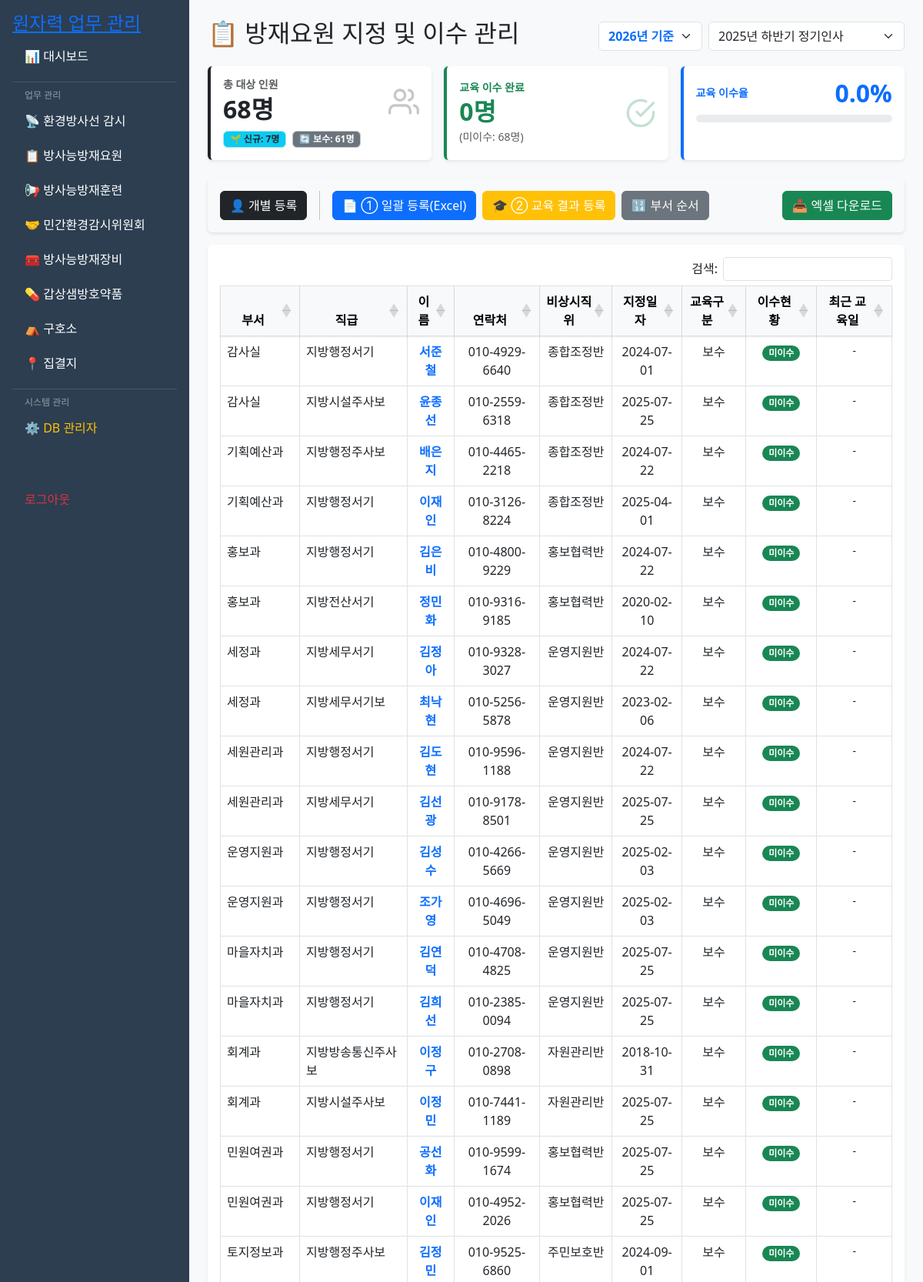
The page /personnel_list?set_id=2 (signed in, upper part) on the database its author committed.
### tables this page shows
CREATE TABLE personnel (
        id INTEGER PRIMARY KEY AUTOINCREMENT,
        set_id INTEGER,
        dept TEXT,              -- 부서
        name TEXT,              -- 이름
        position TEXT,          -- 직급
        emergency_role TEXT,    -- 비상시 직위 (종합조정반 등)
        phone TEXT,             -- 연락처
        target_type TEXT,       -- 교육대상 유형 (신규/보수 - 명단 등록 시점 기준)
        designation_date TEXT, email TEXT,  -- 방재요원 지정일자
        FOREIGN KEY(set_id) REFERENCES personnel_sets(id)
    );

### app.py (the view)
@app.route('/personnel_list')
@login_required
def personnel_list():
    conn = sqlite3.connect(DB_PATH)
    sets = conn.execute("SELECT id, set_name FROM personnel_sets ORDER BY id DESC").fetchall()
    conn.close()
    selected_set_id = request.args.get('set_id')
    if sets and not selected_set_id: selected_set_id = sets[0][0]
    current_year = datetime.now().year
    target_year = request.args.get('target_year')
    if not target_year: target_year = current_year
    else: target_year = int(target_year)
    year_list = list(range(current_year, 2014, -1))
    rows = []
    stats = {'total': 0, 'completed': 0, 'rate': 0.0, 'uncompleted': 0}
    if selected_set_id:
        rows = get_personnel_data(selected_set_id, target_year)
        total_cnt = len(rows)
        completed_cnt = len([r for r in rows if r['status'] == '이수'])
        if total_cnt > 0:
            rate = round((completed_cnt / total_cnt) * 100, 1)
        else:
            rate = 0.0
        new_cnt = len([r for r in rows if r['edu_type_calc'] == '신규'])
        refresher_cnt = len([r for r in rows if r['edu_type_calc'] == '보수'])
        stats = {
            'total': total_cnt,
            'completed': completed_cnt,
            'uncompleted': total_cnt - completed_cnt,
            'rate': rate,
            'new': new_cnt,           # 신규 인원
            'refresher': refresher_cnt # 보수 인원
        }
    return render_template('personnel_list.html',
                           sets=sets,
                           current_set_id=int(selected_set_id) if selected_set_id else 0,
                           years=year_list, target_year=target_year, rows=rows, stats=stats)

### app.py (called while the page is built)
def login_required(f):
    @wraps(f)
    def decorated_function(*args, **kwargs):
        if 'user' not in session:
            return redirect(url_for('login'))
        return f(*args, **kwargs)
    return decorated_function

### templates/personnel_list.html (shortened to what this page needs)
{% extends "base.html" %}
{% block content %}
<div class="d-flex justify-content-between align-items-center mb-3">
    <h2>📋 방재요원 지정 및 이수 관리</h2>
    <form class="d-flex gap-2" action="{{ url_for('personnel_list') }}">
        <select name="target_year" class="form-select fw-bold text-primary" style="width: 140px;" onchange="this.form.submit()">
            {% for y in years %}
                <option value="{{ y }}" {% if y == target_year %}selected{% endif %}>{{ y }}년 기준</option>
            {% endfor %}
        </select>
        <select name="set_id" class="form-select" style="min-width: 250px;" onchange="this.form.submit()">
            {% for s in sets %}
            <option value="{{ s[0] }}" {% if s[0] == current_set_id %}selected{% endif %}>{{ s[1] }}</option>
            {% endfor %}
        </select>
    </form>
</div>
<div class="row g-3 mb-4">
    <div class="col-md-4">
        <div class="card shadow-sm border-start border-4 border-dark h-100">
            <div class="card-body">
                <div class="d-flex justify-content-between align-items-center mb-2">
                    <div>
                        <h6 class="text-muted text-uppercase mb-1 small fw-bold">총 대상 인원</h6>
                        <h2 class="mb-0 fw-bold">{{ stats.total }}명</h2>
                    </div>
                    <div class="text-dark opacity-25">
                    </div>
                </div>
                <div class="d-flex gap-2">
                    <span class="badge bg-info text-dark border border-info-subtle">
                        🌱 신규: {{ stats.new }}명
                    </span>
                    <span class="badge bg-secondary border border-secondary-subtle">
                        🔄 보수: {{ stats.refresher }}명
                    </span>
                </div>
            </div>
        </div>
    </div>
    <div class="col-md-4">
        <div class="card shadow-sm border-start border-4 border-success h-100">
            <div class="card-body d-flex justify-content-between align-items-center">
                <div>
                    <h6 class="text-success text-uppercase mb-1 small fw-bold">교육 이수 완료</h6>
                    <h2 class="mb-0 fw-bold text-success">{{ stats.completed }}명</h2>
                    <small class="text-muted">(미이수: {{ stats.uncompleted }}명)</small>
                </div>
                <div class="text-success opacity-25">
                    <svg xmlns="http://www.w3.org/2000/svg" width="40" height="40" viewBox="0 0 24 24" fill="none" stroke="currentColor" stroke-width="2" stroke-linecap="round" stroke-linejoin="round"><path d="M22 11.08V12a10 10 0 1 1-5.93-9.14"></path><polyline points="22 4 12 14.01 9 11.01"></polyline></svg>
                </div>
            </div>
        </div>
    </div>
    <div class="col-md-4">
        <div class="card shadow-sm border-start border-4 border-primary h-100">
            <div class="card-body">
                <div class="d-flex justify-content-between align-items-center mb-2">
                    <h6 class="text-primary text-uppercase mb-0 small fw-bold">교육 이수율</h6>
                    <h2 class="mb-0 fw-bold text-primary">{{ stats.rate }}%</h2>
                </div>
                <div class="progress" style="height: 10px;">
                </div>
            </div>
        </div>
    </div>
</div>
<div class="card p-3 mb-3 bg-light border-0">
    <div class="d-flex gap-2 flex-wrap">
        <button type="button" class="btn btn-dark" onclick="openAddModal()">
            👤 개별 등록
        </button>
        <button type="button" class="btn btn-primary" data-bs-toggle="modal" data-bs-target="#personnelModal">
            📄 ① 일괄 등록(Excel)
        </button>
        <button type="button" class="btn btn-warning text-white" data-bs-toggle="modal" data-bs-target="#trainingModal">
            🎓 ② 교육 결과 등록
        </button>
        <button type="button" class="btn btn-secondary" data-bs-toggle="modal" data-bs-target="#deptOrderModal">
            🔢 부서 순서
        </button>
        <a href="{{ url_for('download_excel', set_id=current_set_id, target_year=target_year) }}" class="btn btn-success ms-auto">
            📥 엑셀 다운로드
        </a>
    </div>
</div>
<div class="card p-3 shadow-sm">
    <table id="personnelTable" class="table table-bordered table-hover" style="width:100%">
        <thead class="table-light">
            <tr>
                <th class="text-center">부서</th>
                <th class="text-center">직급</th>
                <th class="text-center">이름</th>
                <th class="text-center">연락처</th>
                <th class="text-center">비상시직위</th>
                <th class="text-center">지정일자</th>
                <th class="text-center">교육구분</th>
                <th class="text-center">이수현황</th>
                <th class="text-center">최근 교육일</th>
            </tr>
        </thead>
        <tbody>
            {% for row in rows %}
            <tr>
                <td>{{ row.dept }}</td>
                <td>{{ row.position }}</td>
                <td class="fw-bold text-center">
                    <a href="javascript:void(0)" onclick="openEditModal({{ row.id }})"
                       class="text-decoration-none text-primary fw-bold" title="상세 정보 및 수정">
                        {{ row.name }}
                    </a>
                </td>
                <td class="text-center">{{ row.phone }}</td>
                <td class="text-center">{{ row.emergency_role }}</td>
                <td class="text-center">{{ row.designation_date or '-' }}</td>
                <td class="text-center">{{ row.edu_type_calc }}</td>
                <td class="text-center">
                    {% if '이수' in row.status %}
                        <span class="badge bg-success rounded-pill">{{ row.status }}</span>
                    {% elif row.status == '6개월 이내' %}
                        <span class="badge bg-warning text-dark rounded-pill">6개월 이내</span>
                    {% else %}
                        <span class="badge bg-danger rounded-pill bg-opacity-75">미이수</span>
                    {% endif %}
                </td>
                <td class="text-center small">{{ row.training_date or '-' }}</td>
            </tr>
            {% endfor %}
        </tbody>
    </table>
</div>
{% endblock %}

### templates/base.html (style rules this page uses)
body { background-color: #f8f9fa; }
.card { border: none; box-shadow: 0 2px 4px rgba(0,0,0,0.1); }

### templates/personnel_list.html (style rules this page uses)
#personnelTable thead th { position: sticky; top: 0; background-color: #f8f9fa; z-index: 10; box-shadow: 0 1px 2px rgba(0,0,0,0.1); }

### rows shown on the page
personnel: dept "감사실", position "지방행정서기", name "서준철", phone "010-4929-6640", emergency_role "종합조정반", designation_date "2024-07-01", edu_type_calc "보수", status "미이수", training_date "-"
personnel: dept "감사실", position "지방시설주사보", name "윤종선", phone "010-2559-6318", emergency_role "종합조정반", designation_date "2025-07-25", edu_type_calc "보수", status "미이수", training_date "-"
personnel: dept "기획예산과", position "지방행정주사보", name "배은지", phone "010-4465-2218", emergency_role "종합조정반", designation_date "2024-07-22", edu_type_calc "보수", status "미이수", training_date "-"
personnel: dept "기획예산과", position "지방행정서기", name "이재인", phone "010-3126-8224", emergency_role "종합조정반", designation_date "2025-04-01", edu_type_calc "보수", status "미이수", training_date "-"
personnel: dept "홍보과", position "지방행정서기", name "김은비", phone "010-4800-9229", emergency_role "홍보협력반", designation_date "2024-07-22", edu_type_calc "보수", status "미이수", training_date "-"
personnel: dept "홍보과", position "지방전산서기", name "정민화", phone "010-9316-9185", emergency_role "홍보협력반", designation_date "2020-02-10", edu_type_calc "보수", status "미이수", training_date "-"
personnel: dept "세정과", position "지방세무서기", name "김정아", phone "010-9328-3027", emergency_role "운영지원반", designation_date "2024-07-22", edu_type_calc "보수", status "미이수", training_date "-"
personnel: dept "세정과", position "지방세무서기보", name "최낙현", phone "010-5256-5878", emergency_role "운영지원반", designation_date "2023-02-06", edu_type_calc "보수", status "미이수", training_date "-"
personnel: dept "세원관리과", position "지방행정서기", name "김도현", phone "010-9596-1188", emergency_role "운영지원반", designation_date "2024-07-22", edu_type_calc "보수", status "미이수", training_date "-"
personnel: dept "세원관리과", position "지방세무서기", name "김선광", phone "010-9178-8501", emergency_role "운영지원반", designation_date "2025-07-25", edu_type_calc "보수", status "미이수", training_date "-"
personnel: dept "운영지원과", position "지방행정서기", name "김성수", phone "010-4266-5669", emergency_role "운영지원반", designation_date "2025-02-03", edu_type_calc "보수", status "미이수", training_date "-"
personnel: dept "운영지원과", position "지방행정서기", name "조가영", phone "010-4696-5049", emergency_role "운영지원반", designation_date "2025-02-03", edu_type_calc "보수", status "미이수", training_date "-"
personnel: dept "마을자치과", position "지방행정서기", name "김연덕", phone "010-4708-4825", emergency_role "운영지원반", designation_date "2025-07-25", edu_type_calc "보수", status "미이수", training_date "-"
personnel: dept "마을자치과", position "지방행정서기", name "김희선", phone "010-2385-0094", emergency_role "운영지원반", designation_date "2025-07-25", edu_type_calc "보수", status "미이수", training_date "-"
personnel: dept "회계과", position "지방방송통신주사보", name "이정구", phone "010-2708-0898", emergency_role "자원관리반", designation_date "2018-10-31", edu_type_calc "보수", status "미이수", training_date "-"
personnel: dept "회계과", position "지방시설주사보", name "이정민", phone "010-7441-1189", emergency_role "자원관리반", designation_date "2025-07-25", edu_type_calc "보수", status "미이수", training_date "-"
personnel: dept "민원여권과", position "지방행정서기", name "공선화", phone "010-9599-1674", emergency_role "홍보협력반", designation_date "2025-07-25", edu_type_calc "보수", status "미이수", training_date "-"
personnel: dept "민원여권과", position "지방행정서기", name "이재인", phone "010-4952-2026", emergency_role "홍보협력반", designation_date "2025-07-25", edu_type_calc "보수", status "미이수", training_date "-"
personnel: dept "토지정보과", position "지방행정주사보", name "김정민", phone "010-9525-6860", emergency_role "주민보호반", designation_date "2024-09-01", edu_type_calc "보수", status "미이수", training_date "-"

### other values the page prints
{{ stats.total }} "68"
{{ stats.new }} "7"
{{ stats.refresher }} "61"
{{ stats.completed }} "0"
{{ stats.uncompleted }} "68"
{{ stats.rate }} "0.0"
form field target_year "2026년 기준"
form field set_id "2025년 하반기 정기인사"
